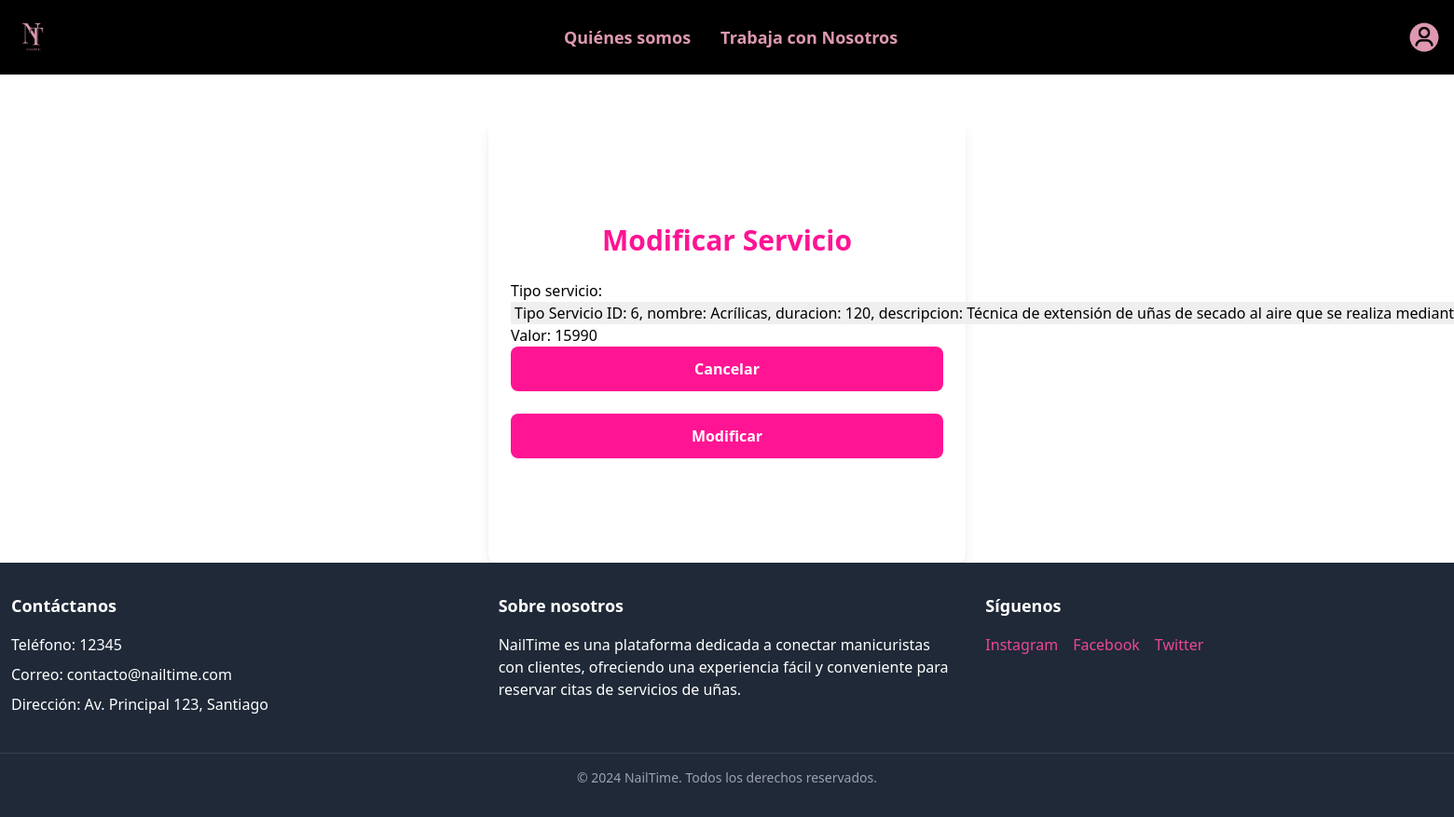
Screenshot of /modificar/17/ with the database file from the repository.
### app/models.py (models this page shows, shortened)
class Servicio(models.Model):
    id_servicio = models.AutoField(primary_key=True)
    valor = models.IntegerField()
    tipo_servicio = models.ForeignKey('TipoServicio', on_delete=models.CASCADE)
    manicurista = models.ForeignKey('Manicurista', on_delete=models.CASCADE, null=True, blank=True)

### app/views.py (the view)
# urls.py: path('modificar/<id_servicio>/', modificar, name='modificar'),
def modificar(request, id_servicio):
    servicio = get_object_or_404(Servicio, id_servicio=id_servicio)
    data = {
        'form': ServicioForm(instance=servicio)
    }
    if request.method == 'POST':
        formulario = ServicioForm(data=request.POST, instance=servicio, files=request.FILES)
        if formulario.is_valid():
            formulario.save()
            return redirect(to="misservicios")
        data["form"] = formulario
    return render(request, 'app/manicurista/serv/modificar.html', data)

### app/forms.py
class ServicioForm(forms.ModelForm):
    class Meta:
        model = Servicio
        fields = ['tipo_servicio', 'valor',]

### app/models.py (called while the page is built)
    def __str__(self):
        return f"Tipo Servicio ID: {self.id_tipo_servicio}, nombre: {self.nombre}, duracion: {self.duracion}, descripcion: {self.descripcion}"

### nailtime/context_processor.py (called while the page is built)
def grupo_usuario(request):
    if request.user.is_authenticated:
        is_manicurista = request.user.groups.filter(name='manicurista').exists()
        is_cliente = request.user.groups.filter(name='cliente').exists()
    else:
        is_manicurista = False
        is_cliente = False
    return {
        'is_manicurista': is_manicurista,
        'is_cliente': is_cliente
    }

### app/templates/app/manicurista/serv/modificar.html (shortened to what this page needs)
{% extends 'app/base.html' %}
{%load static%}
{% load tailwind_filters %}
{% block contenido %}
<br><br>
<div class="container mx-auto py-28 px-6 bg-white rounded-lg shadow-lg max-w-lg">
    <h2 class="text-3xl font-bold text-center mb-6 text-[#FF1493]">Modificar Servicio</h2>
    <form action="" method="post" enctype="multipart/form-data">
        {{ form | crispy}}
        <div class="d-flex justify-content-end">
            <input type="reset" value="Cancelar" onclick="window.location.href='{% url 'misservicios' %}'" class="w-full bg-[#FF1493] text-white font-semibold py-3 rounded-lg hover:bg-pink-500 transition duration-300">
            <input type="submit" value="Modificar" class="w-full bg-[#FF1493] text-white font-semibold py-3 rounded-lg hover:bg-pink-500 transition duration-300">
        </div>
    </form>
</div>
{% endblock %}

### rows the page displays
Servicio: tipo_servicio "Tipo Servicio ID: 6, nombre: Acrílicas, duracion: 120, descripcion: Técnica de extensión de uñas de secado al aire que se realiza mediante una mezcla de polvo acrílico (polímero) y un líquido acrílico (monómero)", valor "15990"
